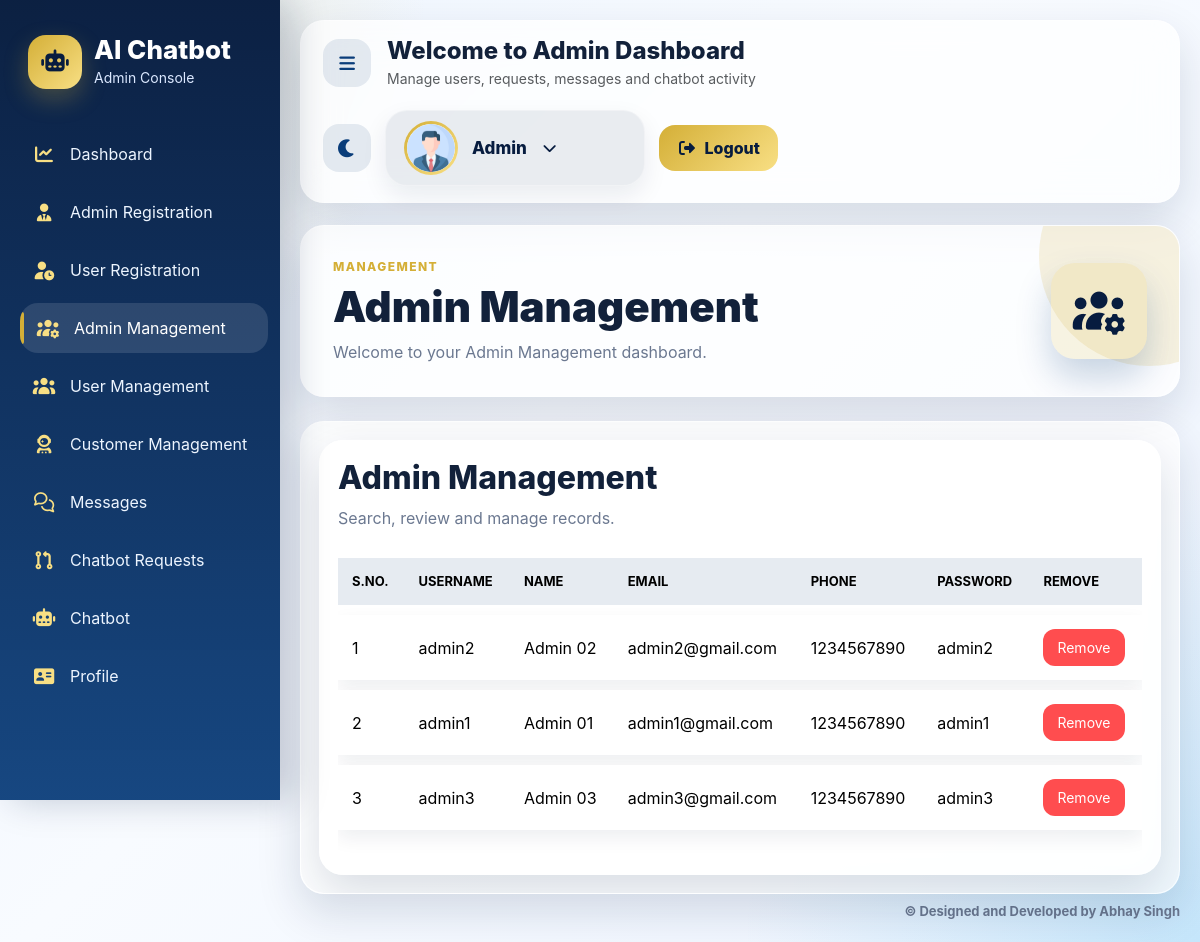
The page /admins/admin_management/ on the database its author committed.
### mainapp/models.py (models this page shows, shortened)
class AdminRegistration(models.Model):
    username = models.CharField(max_length=100)
    Name = models.CharField(max_length=100)
    email = models.EmailField()
    phone_number = models.CharField(max_length=10)
    password = models.CharField(max_length=100)

### Admin/views.py (the view)
# urls.py: path('admin_management/',views.admin_management,name='admin_management'),
def admin_management(request):
    context = {
        'customer' : AdminRegistration.objects.all(),
        'role' : 'admin'
    }
    return render(request,'admin_management.html', context)

### Admin/templates/admin_management.html
{% extends "admin_base.html" %}
{% load static %}
{% block admin %}
<div class="page-banner glass-panel"><div><span class="eyebrow">Management</span><h2>Admin Management</h2><p>Welcome to your Admin Management dashboard.</p></div><i class="fa-solid fa-users-gear"></i></div>
<div class="table-card glass-panel">
    {% include 'management.html' with role='admin' customer=customer %}
</div>
{% endblock %}

### templates/management.html
<div class="glass-card panel-table-card fade-up">
    <div class="table-toolbar">
        <div>
            <h4 class="panel-title">{{ role|title }} Management</h4>
            <p class="panel-muted mb-0">Search, review and manage records.</p>
        </div>
    </div>
    <div class="table-responsive panel-scroll">
        <table class="table panel-table" id="managementTable">
            <thead><tr><th>S.No.</th><th>Username</th><th>Name</th><th>Email</th><th>Phone</th><th>Password</th><th>Remove</th></tr></thead>
            <tbody>
            {% for cust in customer %}
                <tr>
                    <td>{{ forloop.counter }}</td><td>{{ cust.username }}</td><td>{{ cust.Name }}</td><td>{{ cust.email }}</td><td>{{ cust.phone_number }}</td><td>{{ cust.password }}</td>
                    <td><a href="{% url 'User:delete_data' cust.username role %}" class="btn btn-soft-danger btn-sm panel-confirm" data-confirm="Remove this {{ role }}?">Remove</a></td>
                </tr>
            {% empty %}
                <tr><td colspan="7" class="text-center panel-muted">No records found.</td></tr>
            {% endfor %}
            </tbody>
        </table>
    </div>
</div>

### rows shown on the page
AdminRegistration: username "admin2", Name "Admin 02", email "admin2@gmail.com", phone_number "1234567890", password "admin2"
AdminRegistration: username "admin1", Name "Admin 01", email "admin1@gmail.com", phone_number "1234567890", password "admin1"
AdminRegistration: username "admin3", Name "Admin 03", email "admin3@gmail.com", phone_number "1234567890", password "admin3"

### other values the page prints
{{ role|title }} "Admin"
